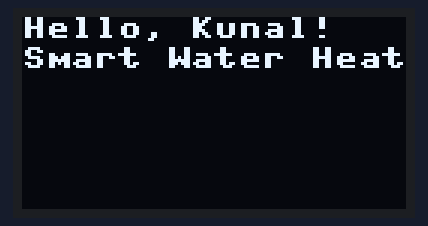
Bench run of a program on a simulated MicroPython board. On the bench: 128×64 one-colour display. Library files of the repository ran but are not shown: ssd1306.py. At 0.0 s the program stops and its outputs stay as they are.

Above: at 0.1 s.

The program:

OLED.py
```python
from machine import Pin, I2C
from ssd1306 import SSD1306_I2C


i2c = I2C(0, scl=Pin(19), sda=Pin(18))


oled = SSD1306_I2C(128, 64, i2c)

oled.fill(0)
oled.text("Hello, Kunal!", 0, 0)
oled.text("Smart Water Heater", 0, 10)
oled.show()
```
